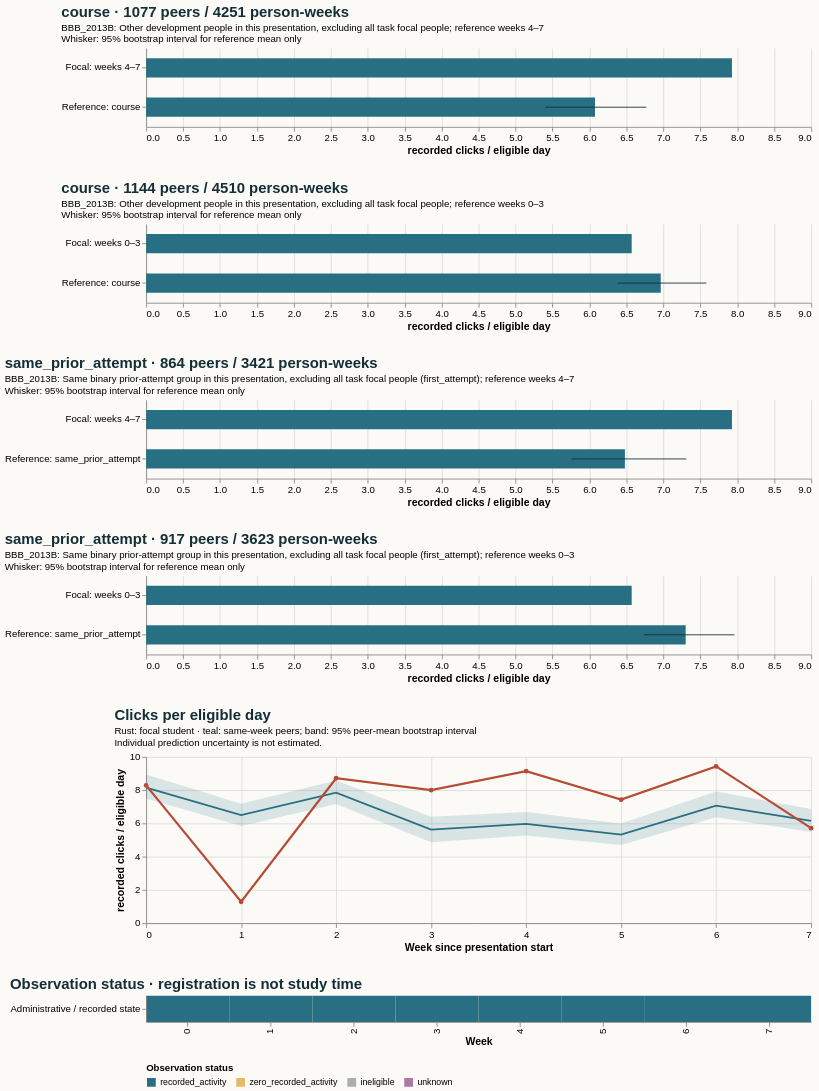

Vega-Lite specification stored for this chart:
### Vega-Lite specification from a JSON file in a GitHub repository (floating-point values rounded to 4 significant figures)
{"$schema": "https://vega.github.io/schema/vega-lite/v5.20.1.json", "config": {"axis": {"labelFontSize": 11, "titleFontSize": 12}, "background": "#fbfaf7", "font": "sans-serif", "title": {"anchor": "start", "color": "#142e38", "fontSize": 17, "subtitleFontSize": 11}, "view": {"continuousHeight": 300, "continuousWidth": 300, "stroke": null}}, "datasets": {"data-2234c83f4f2eefb25eff2e29a7289d8f": [{"eligible_days": 7.0, "end_day": 6, "logging_completeness": "unknown", "observation_status": "recorded_activity", "row": "Administrative / recorded state", "score_status": "withheld_release_time_unknown", "start_day": 0, "value": 8.286, "week": 0}, {"eligible_days": 7.0, "end_day": 13, "logging_completeness": "unknown", "observation_status": "recorded_activity", "row": "Administrative / recorded state", "score_status": "withheld_release_time_unknown", "start_day": 7, "value": 1.286, "week": 1}, {"eligible_days": 7.0, "end_day": 20, "logging_completeness": "unknown", "observation_status": "recorded_activity", "row": "Administrative / recorded state", "score_status": "withheld_release_time_unknown", "start_day": 14, "value": 8.714, "week": 2}, {"eligible_days": 7.0, "end_day": 27, "logging_completeness": "unknown", "observation_status": "recorded_activity", "row": "Administrative / recorded state", "score_status": "withheld_release_time_unknown", "start_day": 21, "value": 8.0, "week": 3}, {"eligible_days": 7.0, "end_day": 34, "logging_completeness": "unknown", "observation_status": "recorded_activity", "row": "Administrative / recorded state", "score_status": "withheld_release_time_unknown", "start_day": 28, "value": 9.143, "week": 4}, {"eligible_days": 7.0, "end_day": 41, "logging_completeness": "unknown", "observation_status": "recorded_activity", "row": "Administrative / recorded state", "score_status": "withheld_release_time_unknown", "start_day": 35, "value": 7.429, "week": 5}, {"eligible_days": 7.0, "end_day": 48, "logging_completeness": "unknown", "observation_status": "recorded_activity", "row": "Administrative / recorded state", "score_status": "withheld_release_time_unknown", "start_day": 42, "value": 9.429, "week": 6}, {"eligible_days": 7.0, "end_day": 55, "logging_completeness": "unknown", "observation_status": "recorded_activity", "row": "Administrative / recorded state", "score_status": "withheld_release_time_unknown", "start_day": 49, "value": 5.714, "week": 7}], "data-3cc8e4bb5dac0cb97a62c7f915b56768": [{"hi": null, "lo": null, "series": "Focal: weeks 4–7", "value": 7.929}, {"hi": 6.768, "lo": 5.401, "series": "Reference: course", "value": 6.075}], "data-4d42533ae24a75ec8845445e6b94f9cb": [{"hi": null, "lo": null, "series": "Focal: weeks 4–7", "value": 7.929}, {"hi": 7.311, "lo": 5.756, "series": "Reference: same_prior_attempt", "value": 6.48}], "data-82678fe6a3ef58052750ddd7e6345a50": [{"end_day": 6, "focal_value": 8.286, "peer_ci_high": 8.941, "peer_ci_low": 7.496, "peer_mean": 8.148, "peer_observations": 1143, "peer_people": 1143, "reference": "course", "unit": "recorded clicks / eligible day", "week": 0}, {"end_day": 13, "focal_value": 1.286, "peer_ci_high": 7.185, "peer_ci_low": 5.836, "peer_mean": 6.502, "peer_observations": 1136, "peer_people": 1136, "reference": "course", "unit": "recorded clicks / eligible day", "week": 1}, {"end_day": 20, "focal_value": 8.714, "peer_ci_high": 8.578, "peer_ci_low": 7.167, "peer_mean": 7.845, "peer_observations": 1119, "peer_people": 1119, "reference": "course", "unit": "recorded clicks / eligible day", "week": 2}, {"end_day": 27, "focal_value": 8.0, "peer_ci_high": 6.403, "peer_ci_low": 4.87, "peer_mean": 5.621, "peer_observations": 1112, "peer_people": 1112, "reference": "course", "unit": "recorded clicks / eligible day", "week": 3}, {"end_day": 34, "focal_value": 9.143, "peer_ci_high": 6.687, "peer_ci_low": 5.274, "peer_mean": 5.963, "peer_observations": 1077, "peer_people": 1077, "reference": "course", "unit": "recorded clicks / eligible day", "week": 4}, {"end_day": 41, "focal_value": 7.429, "peer_ci_high": 5.991, "peer_ci_low": 4.7, "peer_mean": 5.32, "peer_observations": 1070, "peer_people": 1070, "reference": "course", "unit": "recorded clicks / eligible day", "week": 5}, {"end_day": 48, "focal_value": 9.429, "peer_ci_high": 7.92, "peer_ci_low": 6.364, "peer_mean": 7.068, "peer_observations": 1060, "peer_people": 1060, "reference": "course", "unit": "recorded clicks / eligible day", "week": 6}, {"end_day": 55, "focal_value": 5.714, "peer_ci_high": 6.868, "peer_ci_low": 5.475, "peer_mean": 6.156, "peer_observations": 1044, "peer_people": 1044, "reference": "course", "unit": "recorded clicks / eligible day", "week": 7}], "data-b3717965c600133721cd076ded15c36b": [{"hi": null, "lo": null, "series": "Focal: weeks 0–3", "value": 6.571}, {"hi": 7.962, "lo": 6.735, "series": "Reference: same_prior_attempt", "value": 7.302}], "data-ea078d9f1b2afea9b960cb0404cc8b29": [{"hi": null, "lo": null, "series": "Focal: weeks 0–3", "value": 6.571}, {"hi": 7.583, "lo": 6.382, "series": "Reference: course", "value": 6.964}]}, "resolve": {"scale": {"color": "independent"}}, "spacing": 28, "vconcat": [{"data": {"name": "data-3cc8e4bb5dac0cb97a62c7f915b56768"}, "height": 90, "layer": [{"encoding": {"x": {"field": "value", "scale": {"domain": [0, 8.36], "zero": true}, "title": "recorded clicks / eligible day", "type": "quantitative"}, "y": {"field": "series", "sort": null, "title": null, "type": "nominal"}}, "mark": {"color": "#286f83", "size": 22, "type": "bar"}}, {"encoding": {"x": {"field": "lo", "type": "quantitative"}, "x2": {"field": "hi"}, "y": {"field": "series", "sort": null, "title": null, "type": "nominal"}}, "mark": {"color": "#142e38", "type": "rule"}}], "title": {"subtitle": ["BBB_2013B: Other development people in this presentation, excluding all task focal people; reference weeks 4–7", "Whisker: 95% bootstrap interval for reference mean only"], "text": "course · 1077 peers / 4251 person-weeks"}, "width": 760}, {"data": {"name": "data-ea078d9f1b2afea9b960cb0404cc8b29"}, "height": 90, "layer": [{"encoding": {"x": {"field": "value", "scale": {"domain": [0, 8.36], "zero": true}, "title": "recorded clicks / eligible day", "type": "quantitative"}, "y": {"field": "series", "sort": null, "title": null, "type": "nominal"}}, "mark": {"color": "#286f83", "size": 22, "type": "bar"}}, {"encoding": {"x": {"field": "lo", "type": "quantitative"}, "x2": {"field": "hi"}, "y": {"field": "series", "sort": null, "title": null, "type": "nominal"}}, "mark": {"color": "#142e38", "type": "rule"}}], "title": {"subtitle": ["BBB_2013B: Other development people in this presentation, excluding all task focal people; reference weeks 0–3", "Whisker: 95% bootstrap interval for reference mean only"], "text": "course · 1144 peers / 4510 person-weeks"}, "width": 760}, {"data": {"name": "data-4d42533ae24a75ec8845445e6b94f9cb"}, "height": 90, "layer": [{"encoding": {"x": {"field": "value", "scale": {"domain": [0, 8.36], "zero": true}, "title": "recorded clicks / eligible day", "type": "quantitative"}, "y": {"field": "series", "sort": null, "title": null, "type": "nominal"}}, "mark": {"color": "#286f83", "size": 22, "type": "bar"}}, {"encoding": {"x": {"field": "lo", "type": "quantitative"}, "x2": {"field": "hi"}, "y": {"field": "series", "sort": null, "title": null, "type": "nominal"}}, "mark": {"color": "#142e38", "type": "rule"}}], "title": {"subtitle": ["BBB_2013B: Same binary prior-attempt group in this presentation, excluding all task focal people (first_attempt); reference weeks 4–7", "Whisker: 95% bootstrap interval for reference mean only"], "text": "same_prior_attempt · 864 peers / 3421 person-weeks"}, "width": 760}, {"data": {"name": "data-b3717965c600133721cd076ded15c36b"}, "height": 90, "layer": [{"encoding": {"x": {"field": "value", "scale": {"domain": [0, 8.36], "zero": true}, "title": "recorded clicks / eligible day", "type": "quantitative"}, "y": {"field": "series", "sort": null, "title": null, "type": "nominal"}}, "mark": {"color": "#286f83", "size": 22, "type": "bar"}}, {"encoding": {"x": {"field": "lo", "type": "quantitative"}, "x2": {"field": "hi"}, "y": {"field": "series", "sort": null, "title": null, "type": "nominal"}}, "mark": {"color": "#142e38", "type": "rule"}}], "title": {"subtitle": ["BBB_2013B: Same binary prior-attempt group in this presentation, excluding all task focal people (first_attempt); reference weeks 0–3", "Whisker: 95% bootstrap interval for reference mean only"], "text": "same_prior_attempt · 917 peers / 3623 person-weeks"}, "width": 760}, {"data": {"name": "data-82678fe6a3ef58052750ddd7e6345a50"}, "height": 190, "layer": [{"encoding": {"x": {"axis": {"tickMinStep": 1}, "field": "week", "title": "Week since presentation start", "type": "quantitative"}, "y": {"field": "peer_ci_low", "scale": {"zero": true}, "title": "recorded clicks / eligible day", "type": "quantitative"}, "y2": {"field": "peer_ci_high"}}, "mark": {"color": "#286f83", "opacity": 0.16, "type": "area"}}, {"encoding": {"tooltip": [{"field": "week", "type": "quantitative"}, {"field": "peer_mean", "type": "quantitative"}, {"field": "peer_people", "type": "quantitative"}, {"field": "peer_observations", "type": "quantitative"}], "x": {"field": "week", "type": "quantitative"}, "y": {"field": "peer_mean", "type": "quantitative"}}, "mark": {"color": "#286f83", "strokeWidth": 2, "type": "line"}}, {"encoding": {"tooltip": [{"field": "week", "type": "quantitative"}, {"field": "focal_value", "type": "quantitative"}], "x": {"field": "week", "type": "quantitative"}, "y": {"field": "focal_value", "type": "quantitative"}}, "mark": {"color": "#b64c35", "point": {"color": "#b64c35"}, "strokeWidth": 2.5, "type": "line"}}], "title": {"subtitle": ["Rust: focal student · teal: same-week peers; band: 95% peer-mean bootstrap interval", "Individual prediction uncertainty is not estimated."], "text": "Clicks per eligible day"}, "width": 760}, {"data": {"name": "data-2234c83f4f2eefb25eff2e29a7289d8f"}, "encoding": {"color": {"field": "observation_status", "legend": {"labelLimit": 260, "orient": "bottom"}, "scale": {"domain": ["recorded_activity", "zero_recorded_activity", "ineligible", "unknown"], "range": ["#286f83", "#e4bb64", "#aaaeb3", "#ac78a5"]}, "title": "Observation status", "type": "nominal"}, "tooltip": [{"field": "week", "type": "quantitative"}, {"field": "eligible_days", "type": "quantitative"}, {"field": "observation_status", "type": "nominal"}, {"field": "logging_completeness", "type": "nominal"}], "x": {"field": "week", "title": "Week", "type": "ordinal"}, "y": {"field": "row", "title": null, "type": "nominal"}}, "height": 30, "mark": {"type": "rect"}, "title": "Observation status · registration is not study time", "width": 760}]}
